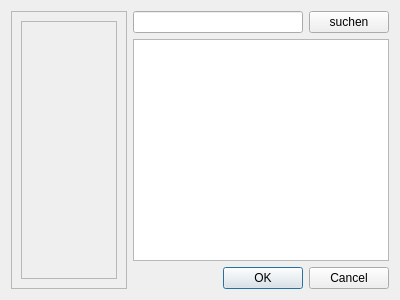
<?xml version="1.0" encoding="UTF-8"?>
<ui version="4.0">
 <class>PlaceFinderDialogBase</class>
 <widget class="QDialog" name="PlaceFinderDialogBase">
  <property name="geometry">
   <rect>
    <x>0</x>
    <y>0</y>
    <width>400</width>
    <height>300</height>
   </rect>
  </property>
  <property name="windowTitle">
   <string>placefinder</string>
  </property>
  <layout class="QGridLayout" name="gridLayout_2">
   <item row="0" column="1">
    <layout class="QVBoxLayout" name="verticalLayout">
     <item>
      <layout class="QGridLayout" name="gridLayout">
       <item row="1" column="1">
        <widget class="QPushButton" name="searchButton">
         <property name="text">
          <string>suchen</string>
         </property>
        </widget>
       </item>
       <item row="1" column="0">
        <widget class="QLineEdit" name="searchLine"/>
       </item>
      </layout>
     </item>
     <item>
      <widget class="QListWidget" name="listWidget"/>
     </item>
     <item>
      <widget class="QDialogButtonBox" name="button_box">
       <property name="orientation">
        <enum>Qt::Horizontal</enum>
       </property>
       <property name="standardButtons">
        <set>QDialogButtonBox::Cancel|QDialogButtonBox::Ok</set>
       </property>
      </widget>
     </item>
    </layout>
   </item>
   <item row="0" column="0">
    <widget class="QFrame" name="frame">
     <property name="frameShape">
      <enum>QFrame::StyledPanel</enum>
     </property>
     <property name="frameShadow">
      <enum>QFrame::Raised</enum>
     </property>
     <layout class="QGridLayout" name="gridLayout_3">
      <item row="0" column="0">
       <widget class="QScrollArea" name="scrollArea">
        <property name="widgetResizable">
         <bool>true</bool>
        </property>
        <widget class="QWidget" name="scrollAreaWidgetContents">
         <property name="geometry">
          <rect>
           <x>0</x>
           <y>0</y>
           <width>110</width>
           <height>272</height>
          </rect>
         </property>
         <layout class="QGridLayout" name="gridLayout_4">
          <item row="0" column="0">
           <layout class="QFormLayout" name="filterlayout">
            <property name="fieldGrowthPolicy">
             <enum>QFormLayout::ExpandingFieldsGrow</enum>
            </property>
            <property name="labelAlignment">
             <set>Qt::AlignRight|Qt::AlignTrailing|Qt::AlignVCenter</set>
            </property>
            <property name="formAlignment">
             <set>Qt::AlignLeading|Qt::AlignLeft|Qt::AlignTop</set>
            </property>
           </layout>
          </item>
         </layout>
        </widget>
       </widget>
      </item>
     </layout>
    </widget>
   </item>
  </layout>
 </widget>
 <resources/>
 <connections>
  <connection>
   <sender>button_box</sender>
   <signal>accepted()</signal>
   <receiver>PlaceFinderDialogBase</receiver>
   <slot>accept()</slot>
   <hints>
    <hint type="sourcelabel">
     <x>20</x>
     <y>20</y>
    </hint>
    <hint type="destinationlabel">
     <x>20</x>
     <y>20</y>
    </hint>
   </hints>
  </connection>
  <connection>
   <sender>button_box</sender>
   <signal>rejected()</signal>
   <receiver>PlaceFinderDialogBase</receiver>
   <slot>reject()</slot>
   <hints>
    <hint type="sourcelabel">
     <x>20</x>
     <y>20</y>
    </hint>
    <hint type="destinationlabel">
     <x>20</x>
     <y>20</y>
    </hint>
   </hints>
  </connection>
 </connections>
</ui>
